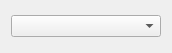
<ui version="4.0" >
 <class>qtEnumPropertyWidget</class>
 <widget class="QWidget" name="qtEnumPropertyWidget" >
  <property name="geometry" >
   <rect>
    <x>0</x>
    <y>0</y>
    <width>168</width>
    <height>53</height>
   </rect>
  </property>
  <property name="windowTitle" >
   <string>Form</string>
  </property>
  <layout class="QHBoxLayout" >
   <item>
    <widget class="QComboBox" name="comboBox" >
     <property name="minimumSize" >
      <size>
       <width>150</width>
       <height>20</height>
      </size>
     </property>
    </widget>
   </item>
  </layout>
 </widget>
 <resources/>
 <connections/>
</ui>
